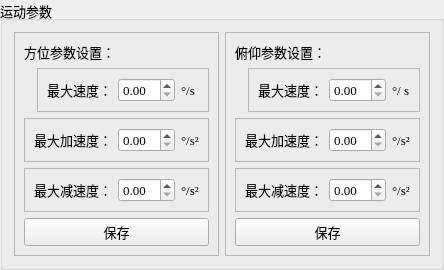
          <widget class="QGroupBox" name="groupBox_16">
           <property name="font">
            <font>
             <family>Times New Roman</family>
             <pointsize>10</pointsize>
            </font>
           </property>
           <property name="title">
            <string>运动参数</string>
           </property>
           <layout class="QHBoxLayout" name="horizontalLayout_38">
            <item>
             <widget class="QFrame" name="frame_26">
              <property name="font">
               <font>
                <family>Times New Roman</family>
                <pointsize>10</pointsize>
               </font>
              </property>
              <property name="frameShape">
               <enum>QFrame::StyledPanel</enum>
              </property>
              <property name="frameShadow">
               <enum>QFrame::Raised</enum>
              </property>
              <layout class="QVBoxLayout" name="verticalLayout_17">
               <item>
                <widget class="QLabel" name="label_55">
                 <property name="font">
                  <font>
                   <family>Times New Roman</family>
                   <pointsize>10</pointsize>
                  </font>
                 </property>
                 <property name="text">
                  <string>方位参数设置：</string>
                 </property>
                </widget>
               </item>
               <item alignment="Qt::AlignRight">
                <widget class="QFrame" name="frame_27">
                 <property name="font">
                  <font>
                   <family>Times New Roman</family>
                   <pointsize>10</pointsize>
                  </font>
                 </property>
                 <property name="frameShape">
                  <enum>QFrame::StyledPanel</enum>
                 </property>
                 <property name="frameShadow">
                  <enum>QFrame::Raised</enum>
                 </property>
                 <layout class="QHBoxLayout" name="horizontalLayout_39">
                  <item>
                   <widget class="QLabel" name="label_56">
                    <property name="font">
                     <font>
                      <family>Times New Roman</family>
                      <pointsize>10</pointsize>
                     </font>
                    </property>
                    <property name="text">
                     <string>最大速度：</string>
                    </property>
                   </widget>
                  </item>
                  <item>
                   <widget class="QDoubleSpinBox" name="doubleSpinBox_7">
                    <property name="font">
                     <font>
                      <family>Times New Roman</family>
                      <pointsize>10</pointsize>
                     </font>
                    </property>
                   </widget>
                  </item>
                  <item>
                   <widget class="QLabel" name="label_57">
                    <property name="font">
                     <font>
                      <family>Times New Roman</family>
                      <pointsize>10</pointsize>
                     </font>
                    </property>
                    <property name="text">
                     <string>°/s </string>
                    </property>
                   </widget>
                  </item>
                 </layout>
                </widget>
               </item>
               <item alignment="Qt::AlignRight">
                <widget class="QFrame" name="frame_28">
                 <property name="font">
                  <font>
                   <family>Times New Roman</family>
                   <pointsize>10</pointsize>
                  </font>
                 </property>
                 <property name="frameShape">
                  <enum>QFrame::StyledPanel</enum>
                 </property>
                 <property name="frameShadow">
                  <enum>QFrame::Raised</enum>
                 </property>
                 <layout class="QHBoxLayout" name="horizontalLayout_40">
                  <item>
                   <widget class="QLabel" name="label_58">
                    <property name="font">
                     <font>
                      <family>Times New Roman</family>
                      <pointsize>10</pointsize>
                     </font>
                    </property>
                    <property name="text">
                     <string>最大加速度：</string>
                    </property>
                   </widget>
                  </item>
                  <item>
                   <widget class="QDoubleSpinBox" name="doubleSpinBox_8">
                    <property name="font">
                     <font>
                      <family>Times New Roman</family>
                      <pointsize>10</pointsize>
                     </font>
                    </property>
                   </widget>
                  </item>
                  <item>
                   <widget class="QLabel" name="label_59">
                    <property name="font">
                     <font>
                      <family>Times New Roman</family>
                      <pointsize>10</pointsize>
                     </font>
                    </property>
                    <property name="text">
                     <string>°/s²</string>
                    </property>
                   </widget>
                  </item>
                 </layout>
                </widget>
               </item>
               <item alignment="Qt::AlignRight">
                <widget class="QFrame" name="frame_29">
                 <property name="font">
                  <font>
                   <family>Times New Roman</family>
                   <pointsize>10</pointsize>
                  </font>
                 </property>
                 <property name="frameShape">
                  <enum>QFrame::StyledPanel</enum>
                 </property>
                 <property name="frameShadow">
                  <enum>QFrame::Raised</enum>
                 </property>
                 <layout class="QHBoxLayout" name="horizontalLayout_41">
                  <item>
                   <widget class="QLabel" name="label_60">
                    <property name="font">
                     <font>
                      <family>Times New Roman</family>
                      <pointsize>10</pointsize>
                     </font>
                    </property>
                    <property name="text">
                     <string>最大减速度：</string>
                    </property>
                   </widget>
                  </item>
                  <item>
                   <widget class="QDoubleSpinBox" name="doubleSpinBox_9">
                    <property name="font">
                     <font>
                      <family>Times New Roman</family>
                      <pointsize>10</pointsize>
                     </font>
                    </property>
                   </widget>
                  </item>
                  <item>
                   <widget class="QLabel" name="label_61">
                    <property name="font">
                     <font>
                      <family>Times New Roman</family>
                      <pointsize>10</pointsize>
                     </font>
                    </property>
                    <property name="text">
                     <string>°/s²</string>
                    </property>
                   </widget>
                  </item>
                 </layout>
                </widget>
               </item>
               <item>
                <widget class="QPushButton" name="pushButton_15">
                 <property name="font">
                  <font>
                   <family>Times New Roman</family>
                   <pointsize>10</pointsize>
                  </font>
                 </property>
                 <property name="text">
                  <string>保存</string>
                 </property>
                </widget>
               </item>
              </layout>
             </widget>
            </item>
            <item>
             <widget class="QFrame" name="frame_30">
              <property name="font">
               <font>
                <family>Times New Roman</family>
                <pointsize>10</pointsize>
               </font>
              </property>
              <property name="frameShape">
               <enum>QFrame::StyledPanel</enum>
              </property>
              <property name="frameShadow">
               <enum>QFrame::Raised</enum>
              </property>
              <layout class="QVBoxLayout" name="verticalLayout_18">
               <item>
                <widget class="QLabel" name="label_62">
                 <property name="font">
                  <font>
                   <family>Times New Roman</family>
                   <pointsize>10</pointsize>
                  </font>
                 </property>
                 <property name="text">
                  <string>俯仰参数设置：</string>
                 </property>
                </widget>
               </item>
               <item alignment="Qt::AlignRight">
                <widget class="QFrame" name="frame_31">
                 <property name="font">
                  <font>
                   <family>Times New Roman</family>
                   <pointsize>10</pointsize>
                  </font>
                 </property>
                 <property name="frameShape">
                  <enum>QFrame::StyledPanel</enum>
                 </property>
                 <property name="frameShadow">
                  <enum>QFrame::Raised</enum>
                 </property>
                 <layout class="QHBoxLayout" name="horizontalLayout_42">
                  <item>
                   <widget class="QLabel" name="label_63">
                    <property name="font">
                     <font>
                      <family>Times New Roman</family>
                      <pointsize>10</pointsize>
                     </font>
                    </property>
                    <property name="text">
                     <string>最大速度：</string>
                    </property>
                   </widget>
                  </item>
                  <item>
                   <widget class="QDoubleSpinBox" name="doubleSpinBox_10">
                    <property name="font">
                     <font>
                      <family>Times New Roman</family>
                      <pointsize>10</pointsize>
                     </font>
                    </property>
                   </widget>
                  </item>
                  <item>
                   <widget class="QLabel" name="label_64">
                    <property name="font">
                     <font>
                      <family>Times New Roman</family>
                      <pointsize>10</pointsize>
                     </font>
                    </property>
                    <property name="text">
                     <string>°/ s</string>
                    </property>
                   </widget>
                  </item>
                 </layout>
                </widget>
               </item>
               <item alignment="Qt::AlignRight">
                <widget class="QFrame" name="frame_32">
                 <property name="font">
                  <font>
                   <family>Times New Roman</family>
                   <pointsize>10</pointsize>
                  </font>
                 </property>
                 <property name="frameShape">
                  <enum>QFrame::StyledPanel</enum>
                 </property>
                 <property name="frameShadow">
                  <enum>QFrame::Raised</enum>
                 </property>
                 <layout class="QHBoxLayout" name="horizontalLayout_43">
                  <item>
                   <widget class="QLabel" name="label_65">
                    <property name="font">
                     <font>
                      <family>Times New Roman</family>
                      <pointsize>10</pointsize>
                     </font>
                    </property>
                    <property name="text">
                     <string>最大加速度：</string>
                    </property>
                   </widget>
                  </item>
                  <item>
                   <widget class="QDoubleSpinBox" name="doubleSpinBox_11">
                    <property name="font">
                     <font>
                      <family>Times New Roman</family>
                      <pointsize>10</pointsize>
                     </font>
                    </property>
                   </widget>
                  </item>
                  <item>
                   <widget class="QLabel" name="label_66">
                    <property name="font">
                     <font>
                      <family>Times New Roman</family>
                      <pointsize>10</pointsize>
                     </font>
                    </property>
                    <property name="text">
                     <string>°/s²</string>
                    </property>
                   </widget>
                  </item>
                 </layout>
                </widget>
               </item>
               <item>
                <widget class="QFrame" name="frame_33">
                 <property name="font">
                  <font>
                   <family>Times New Roman</family>
                   <pointsize>10</pointsize>
                  </font>
                 </property>
                 <property name="frameShape">
                  <enum>QFrame::StyledPanel</enum>
                 </property>
                 <property name="frameShadow">
                  <enum>QFrame::Raised</enum>
                 </property>
                 <layout class="QHBoxLayout" name="horizontalLayout_44">
                  <item>
                   <widget class="QLabel" name="label_67">
                    <property name="font">
                     <font>
                      <family>Times New Roman</family>
                      <pointsize>10</pointsize>
                     </font>
                    </property>
                    <property name="text">
                     <string>最大减速度：</string>
                    </property>
                   </widget>
                  </item>
                  <item>
                   <widget class="QDoubleSpinBox" name="doubleSpinBox_12">
                    <property name="font">
                     <font>
                      <family>Times New Roman</family>
                      <pointsize>10</pointsize>
                     </font>
                    </property>
                   </widget>
                  </item>
                  <item>
                   <widget class="QLabel" name="label_68">
                    <property name="font">
                     <font>
                      <family>Times New Roman</family>
                      <pointsize>10</pointsize>
                     </font>
                    </property>
                    <property name="text">
                     <string>°/s²</string>
                    </property>
                   </widget>
                  </item>
                 </layout>
                </widget>
               </item>
               <item>
                <widget class="QPushButton" name="pushButton_16">
                 <property name="font">
                  <font>
                   <family>Times New Roman</family>
                   <pointsize>10</pointsize>
                  </font>
                 </property>
                 <property name="text">
                  <string>保存</string>
                 </property>
                </widget>
               </item>
              </layout>
             </widget>
            </item>
           </layout>
          </widget>
